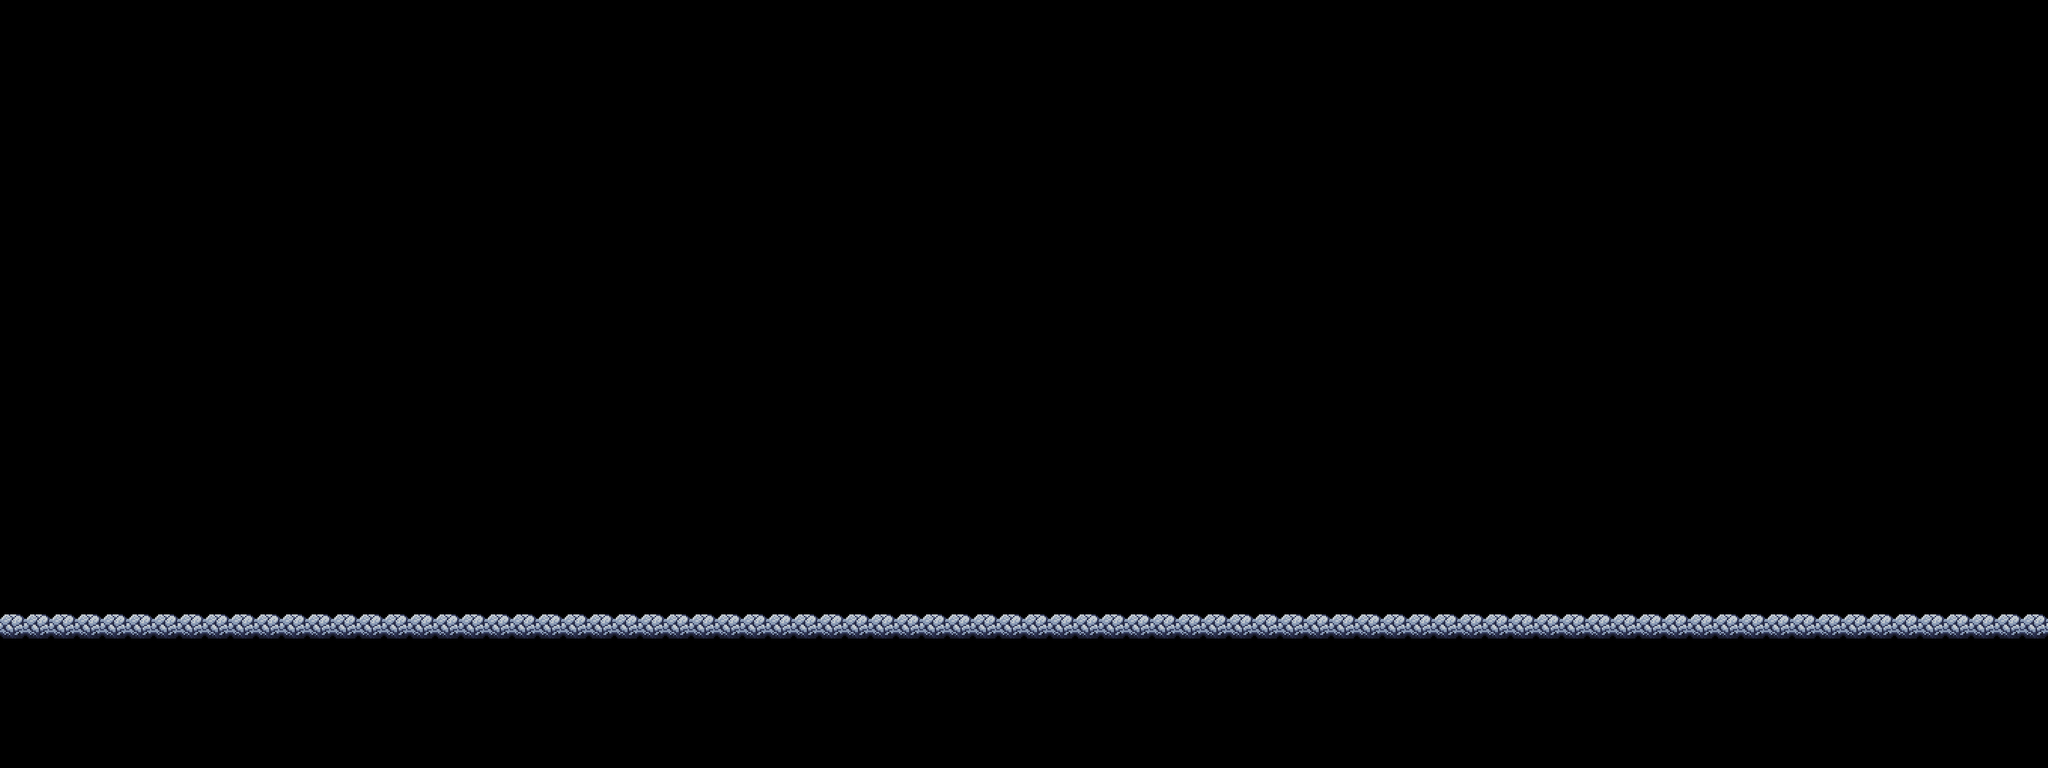

The image is a tile-based game level rendered from a .tmx file. Its description and complete source (layers, tilesets, objects, tile grids) follow:
An orthogonal 80x30 tile map with 35x35 px tiles, 1 tile layer (Tiles), 1 image layer and 4 objects (mainPlayer, reloadPage, CreditTrigger).

<map version="1.10" tiledversion="1.10.1" orientation="orthogonal" renderorder="right-down" width="80" height="30" tilewidth="35" tileheight="35" infinite="0" nextlayerid="6" nextobjectid="13">
 <tileset firstgid="1" source="cave_tiles.tsx" />
 <imagelayer id="2" name="Hintergrund">
  <image source="CaveWeltBackground-3.png" width="2800" height="1050" />
 </imagelayer>
 <layer id="1" name="Tiles" width="80" height="30">
  <data encoding="csv">
0,0,0,0,0,0,0,0,0,0,0,0,0,0,0,0,0,0,0,0,0,0,0,0,0,0,0,0,0,0,0,0,0,0,0,0,0,0,0,0,0,0,0,0,0,0,0,0,0,0,0,0,0,0,0,0,0,0,0,0,0,0,0,0,0,0,0,0,0,0,0,0,0,0,0,0,0,0,0,0,
0,0,0,0,0,0,0,0,0,0,0,0,0,0,0,0,0,0,0,0,0,0,0,0,0,0,0,0,0,0,0,0,0,0,0,0,0,0,0,0,0,0,0,0,0,0,0,0,0,0,0,0,0,0,0,0,0,0,0,0,0,0,0,0,0,0,0,0,0,0,0,0,0,0,0,0,0,0,0,0,
0,0,0,0,0,0,0,0,0,0,0,0,0,0,0,0,0,0,0,0,0,0,0,0,0,0,0,0,0,0,0,0,0,0,0,0,0,0,0,0,0,0,0,0,0,0,0,0,0,0,0,0,0,0,0,0,0,0,0,0,0,0,0,0,0,0,0,0,0,0,0,0,0,0,0,0,0,0,0,0,
0,0,0,0,0,0,0,0,0,0,0,0,0,0,0,0,0,0,0,0,0,0,0,0,0,0,0,0,0,0,0,0,0,0,0,0,0,0,0,0,0,0,0,0,0,0,0,0,0,0,0,0,0,0,0,0,0,0,0,0,0,0,0,0,0,0,0,0,0,0,0,0,0,0,0,0,0,0,0,0,
0,0,0,0,0,0,0,0,0,0,0,0,0,0,0,0,0,0,0,0,0,0,0,0,0,0,0,0,0,0,0,0,0,0,0,0,0,0,0,0,0,0,0,0,0,0,0,0,0,0,0,0,0,0,0,0,0,0,0,0,0,0,0,0,0,0,0,0,0,0,0,0,0,0,0,0,0,0,0,0,
0,0,0,0,0,0,0,0,0,0,0,0,0,0,0,0,0,0,0,0,0,0,0,0,0,0,0,0,0,0,0,0,0,0,0,0,0,0,0,0,0,0,0,0,0,0,0,0,0,0,0,0,0,0,0,0,0,0,0,0,0,0,0,0,0,0,0,0,0,0,0,0,0,0,0,0,0,0,0,0,
0,0,0,0,0,0,0,0,0,0,0,0,0,0,0,0,0,0,0,0,0,0,0,0,0,0,0,0,0,0,0,0,0,0,0,0,0,0,0,0,0,0,0,0,0,0,0,0,0,0,0,0,0,0,0,0,0,0,0,0,0,0,0,0,0,0,0,0,0,0,0,0,0,0,0,0,0,0,0,0,
0,0,0,0,0,0,0,0,0,0,0,0,0,0,0,0,0,0,0,0,0,0,0,0,0,0,0,0,0,0,0,0,0,0,0,0,0,0,0,0,0,0,0,0,0,0,0,0,0,0,0,0,0,0,0,0,0,0,0,0,0,0,0,0,0,0,0,0,0,0,0,0,0,0,0,0,0,0,0,0,
0,0,0,0,0,0,0,0,0,0,0,0,0,0,0,0,0,0,0,0,0,0,0,0,0,0,0,0,0,0,0,0,0,0,0,0,0,0,0,0,0,0,0,0,0,0,0,0,0,0,0,0,0,0,0,0,0,0,0,0,0,0,0,0,0,0,0,0,0,0,0,0,0,0,0,0,0,0,0,0,
0,0,0,0,0,0,0,0,0,0,0,0,0,0,0,0,0,0,0,0,0,0,0,0,0,0,0,0,0,0,0,0,0,0,0,0,0,0,0,0,0,0,0,0,0,0,0,0,0,0,0,0,0,0,0,0,0,0,0,0,0,0,0,0,0,0,0,0,0,0,0,0,0,0,0,0,0,0,0,0,
0,0,0,0,0,0,0,0,0,0,0,0,0,0,0,0,0,0,0,0,0,0,0,0,0,0,0,0,0,0,0,0,0,0,0,0,0,0,0,0,0,0,0,0,0,0,0,0,0,0,0,0,0,0,0,0,0,0,0,0,0,0,0,0,0,0,0,0,0,0,0,0,0,0,0,0,0,0,0,0,
0,0,0,0,0,0,0,0,0,0,0,0,0,0,0,0,0,0,0,0,0,0,0,0,0,0,0,0,0,0,0,0,0,0,0,0,0,0,0,0,0,0,0,0,0,0,0,0,0,0,0,0,0,0,0,0,0,0,0,0,0,0,0,0,0,0,0,0,0,0,0,0,0,0,0,0,0,0,0,0,
0,0,0,0,0,0,0,0,0,0,0,0,0,0,0,0,0,0,0,0,0,0,0,0,0,0,0,0,0,0,0,0,0,0,0,0,0,0,0,0,0,0,0,0,0,0,0,0,0,0,0,0,0,0,0,0,0,0,0,0,0,0,0,0,0,0,0,0,0,0,0,0,0,0,0,0,0,0,0,0,
0,0,0,0,0,0,0,0,0,0,0,0,0,0,0,0,0,0,0,0,0,0,0,0,0,0,0,0,0,0,0,0,0,0,0,0,0,0,0,0,0,0,0,0,0,0,0,0,0,0,0,0,0,0,0,0,0,0,0,0,0,0,0,0,0,0,0,0,0,0,0,0,0,0,0,0,0,0,0,0,
0,0,0,0,0,0,0,0,0,0,0,0,0,0,0,0,0,0,0,0,0,0,0,0,0,0,0,0,0,0,0,0,0,0,0,0,0,0,0,0,0,0,0,0,0,0,0,0,0,0,0,0,0,0,0,0,0,0,0,0,0,0,0,0,0,0,0,0,0,0,0,0,0,0,0,0,0,0,0,0,
0,0,0,0,0,0,0,0,0,0,0,0,0,0,0,0,0,0,0,0,0,0,0,0,0,0,0,0,0,0,0,0,0,0,0,0,0,0,0,0,0,0,0,0,0,0,0,0,0,0,0,0,0,0,0,0,0,0,0,0,0,0,0,0,0,0,0,0,0,0,0,0,0,0,0,0,0,0,0,0,
0,0,0,0,0,0,0,0,0,0,0,0,0,0,0,0,0,0,0,0,0,0,0,0,0,0,0,0,0,0,0,0,0,0,0,0,0,0,0,0,0,0,0,0,0,0,0,0,0,0,0,0,0,0,0,0,0,0,0,0,0,0,0,0,0,0,0,0,0,0,0,0,0,0,0,0,0,0,0,0,
0,0,0,0,0,0,0,0,0,0,0,0,0,0,0,0,0,0,0,0,0,0,0,0,0,0,0,0,0,0,0,0,0,0,0,0,0,0,0,0,0,0,0,0,0,0,0,0,0,0,0,0,0,0,0,0,0,0,0,0,0,0,0,0,0,0,0,0,0,0,0,0,0,0,0,0,0,0,0,0,
0,0,0,0,0,0,0,0,0,0,0,0,0,0,0,0,0,0,0,0,0,0,0,0,0,0,0,0,0,0,0,0,0,0,0,0,0,0,0,0,0,0,0,0,0,0,0,0,0,0,0,0,0,0,0,0,0,0,0,0,0,0,0,0,0,0,0,0,0,0,0,0,0,0,0,0,0,0,0,0,
0,0,0,0,0,0,0,0,0,0,0,0,0,0,0,0,0,0,0,0,0,0,0,0,0,0,0,0,0,0,0,0,0,0,0,0,0,0,0,0,0,0,0,0,0,0,0,0,0,0,0,0,0,0,0,0,0,0,0,0,0,0,0,0,0,0,0,0,0,0,0,0,0,0,0,0,0,0,0,0,
0,0,0,0,0,0,0,0,0,0,0,0,0,0,0,0,0,0,0,0,0,0,0,0,0,0,0,0,0,0,0,0,0,0,0,0,0,0,0,0,0,0,0,0,0,0,0,0,0,0,0,0,0,0,0,0,0,0,0,0,0,0,0,0,0,0,0,0,0,0,0,0,0,0,0,0,0,0,0,0,
0,0,0,0,0,0,0,0,0,0,0,0,0,0,0,0,0,0,0,0,0,0,0,0,0,0,0,0,0,0,0,0,0,0,0,0,0,0,0,0,0,0,0,0,0,0,0,0,0,0,0,0,0,0,0,0,0,0,0,0,0,0,0,0,0,0,0,0,0,0,0,0,0,0,0,0,0,0,0,0,
0,0,0,0,0,0,0,0,0,0,0,0,0,0,0,0,0,0,0,0,0,0,0,0,0,0,0,0,0,0,0,0,0,0,0,0,0,0,0,0,0,0,0,0,0,0,0,0,0,0,0,0,0,0,0,0,0,0,0,0,0,0,0,0,0,0,0,0,0,0,0,0,0,0,0,0,0,0,0,0,
0,0,0,0,0,0,0,0,0,0,0,0,0,0,0,0,0,0,0,0,0,0,0,0,0,0,0,0,0,0,0,0,0,0,0,0,0,0,0,0,0,0,0,0,0,0,0,0,0,0,0,0,0,0,0,0,0,0,0,0,0,0,0,0,0,0,0,0,0,0,0,0,0,0,0,0,0,0,0,0,
44,44,44,44,44,44,44,44,44,44,44,44,44,44,44,44,44,44,44,44,44,44,44,44,44,44,44,44,44,44,44,44,44,44,44,44,44,44,44,44,44,44,44,44,44,44,44,44,44,44,44,44,44,44,44,44,44,44,44,44,44,44,44,44,44,44,44,44,44,44,44,44,44,44,44,44,44,44,44,44,
0,0,0,0,0,0,0,0,0,0,0,0,0,0,0,0,0,0,0,0,0,0,0,0,0,0,0,0,0,0,0,0,0,0,0,0,0,0,0,0,0,0,0,0,0,0,0,0,0,0,0,0,0,0,0,0,0,0,0,0,0,0,0,0,0,0,0,0,0,0,0,0,0,0,0,0,0,0,0,0,
0,0,0,0,0,0,0,0,0,0,0,0,0,0,0,0,0,0,0,0,0,0,0,0,0,0,0,0,0,0,0,0,0,0,0,0,0,0,0,0,0,0,0,0,0,0,0,0,0,0,0,0,0,0,0,0,0,0,0,0,0,0,0,0,0,0,0,0,0,0,0,0,0,0,0,0,0,0,0,0,
0,0,0,0,0,0,0,0,0,0,0,0,0,0,0,0,0,0,0,0,0,0,0,0,0,0,0,0,0,0,0,0,0,0,0,0,0,0,0,0,0,0,0,0,0,0,0,0,0,0,0,0,0,0,0,0,0,0,0,0,0,0,0,0,0,0,0,0,0,0,0,0,0,0,0,0,0,0,0,0,
0,0,0,0,0,0,0,0,0,0,0,0,0,0,0,0,0,0,0,0,0,0,0,0,0,0,0,0,0,0,0,0,0,0,0,0,0,0,0,0,0,0,0,0,0,0,0,0,0,0,0,0,0,0,0,0,0,0,0,0,0,0,0,0,0,0,0,0,0,0,0,0,0,0,0,0,0,0,0,0,
0,0,0,0,0,0,0,0,0,0,0,0,0,0,0,0,0,0,0,0,0,0,0,0,0,0,0,0,0,0,0,0,0,0,0,0,0,0,0,0,0,0,0,0,0,0,0,0,0,0,0,0,0,0,0,0,0,0,0,0,0,0,0,0,0,0,0,0,0,0,0,0,0,0,0,0,0,0,0,0
</data>
 </layer>
 <objectgroup color="#00ff00" id="3" name="Player">
  <object id="5" name="mainPlayer" x="13.3334" y="764.333" width="65.3333" height="69.3333" />
  <object id="9" name="reloadPage" x="2734.67" y="772" width="58.6667" height="56" />
 </objectgroup>
 <objectgroup color="#0000ff" id="5" name="CreditTrigger">
  <object id="11" name="CreditTrigger" x="160.87" y="20.0282" width="158.129" height="810.357" />
 </objectgroup>
 <objectgroup id="4" name="Collision">
  <object id="8" x="-0.333333" y="839.667" width="2800.33" height="32.3333" />
 </objectgroup>
</map>